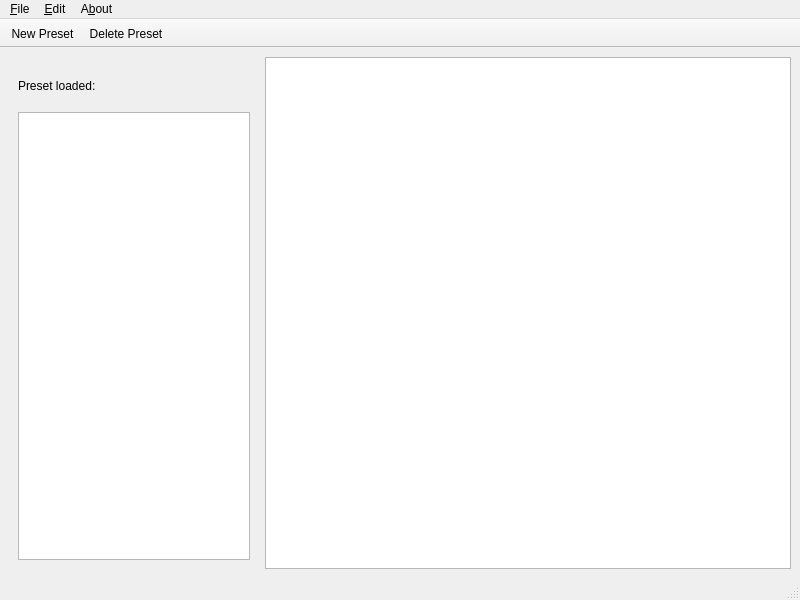
<?xml version="1.0" encoding="UTF-8"?>
<ui version="4.0">
 <class>MainWindow</class>
 <widget class="QMainWindow" name="MainWindow">
  <property name="geometry">
   <rect>
    <x>0</x>
    <y>0</y>
    <width>800</width>
    <height>600</height>
   </rect>
  </property>
  <property name="windowTitle">
   <string>Key Listener</string>
  </property>
  <widget class="QWidget" name="centralwidget">
   <layout class="QHBoxLayout" name="horizontalLayout">
    <item>
     <widget class="QWidget" name="verticalWidget" native="true">
      <property name="maximumSize">
       <size>
        <width>250</width>
        <height>16777215</height>
       </size>
      </property>
      <layout class="QVBoxLayout" name="verticalLayout">
       <item>
        <widget class="QLabel" name="label">
         <property name="minimumSize">
          <size>
           <width>0</width>
           <height>40</height>
          </size>
         </property>
         <property name="text">
          <string>Preset loaded:</string>
         </property>
        </widget>
       </item>
       <item>
        <widget class="QListView" name="presetListView"/>
       </item>
      </layout>
     </widget>
    </item>
    <item>
     <widget class="QListView" name="keyListView"/>
    </item>
   </layout>
  </widget>
  <widget class="QMenuBar" name="menuBar">
   <property name="geometry">
    <rect>
     <x>0</x>
     <y>0</y>
     <width>800</width>
     <height>27</height>
    </rect>
   </property>
   <widget class="QMenu" name="menuEdit">
    <property name="title">
     <string>&amp;Edit</string>
    </property>
    <addaction name="actionNewPreset"/>
    <addaction name="actionDeletePreset"/>
   </widget>
   <widget class="QMenu" name="menuAbout">
    <property name="title">
     <string>A&amp;bout</string>
    </property>
    <addaction name="actionAboutQt"/>
   </widget>
   <widget class="QMenu" name="menuFile">
    <property name="title">
     <string>&amp;File</string>
    </property>
    <addaction name="actionQuit"/>
   </widget>
   <addaction name="menuFile"/>
   <addaction name="menuEdit"/>
   <addaction name="menuAbout"/>
  </widget>
  <widget class="QStatusBar" name="statusBar"/>
  <widget class="QToolBar" name="toolBar">
   <property name="windowTitle">
    <string>toolBar</string>
   </property>
   <property name="movable">
    <bool>false</bool>
   </property>
   <property name="toolButtonStyle">
    <enum>Qt::ToolButtonStyle::ToolButtonFollowStyle</enum>
   </property>
   <attribute name="toolBarArea">
    <enum>TopToolBarArea</enum>
   </attribute>
   <attribute name="toolBarBreak">
    <bool>false</bool>
   </attribute>
   <addaction name="actionNewPreset"/>
   <addaction name="actionDeletePreset"/>
  </widget>
  <action name="actionNewPreset">
   <property name="icon">
    <iconset theme="list-add"/>
   </property>
   <property name="text">
    <string>&amp;New Preset</string>
   </property>
   <property name="toolTip">
    <string>Add a new preset.</string>
   </property>
   <property name="shortcut">
    <string>Ctrl+N</string>
   </property>
   <property name="menuRole">
    <enum>QAction::MenuRole::TextHeuristicRole</enum>
   </property>
  </action>
  <action name="actionDeletePreset">
   <property name="icon">
    <iconset theme="list-remove"/>
   </property>
   <property name="text">
    <string>&amp;Delete Preset</string>
   </property>
   <property name="toolTip">
    <string>Delete the selected preset.</string>
   </property>
   <property name="shortcut">
    <string>Ctrl+D</string>
   </property>
   <property name="menuRole">
    <enum>QAction::MenuRole::TextHeuristicRole</enum>
   </property>
  </action>
  <action name="actionAboutQt">
   <property name="text">
    <string>&amp;About Qt...</string>
   </property>
   <property name="menuRole">
    <enum>QAction::MenuRole::AboutQtRole</enum>
   </property>
  </action>
  <action name="actionQuit">
   <property name="icon">
    <iconset theme="application-exit"/>
   </property>
   <property name="text">
    <string>&amp;Quit</string>
   </property>
   <property name="shortcut">
    <string>Ctrl+Q</string>
   </property>
   <property name="menuRole">
    <enum>QAction::MenuRole::QuitRole</enum>
   </property>
  </action>
 </widget>
 <resources/>
 <connections/>
</ui>
